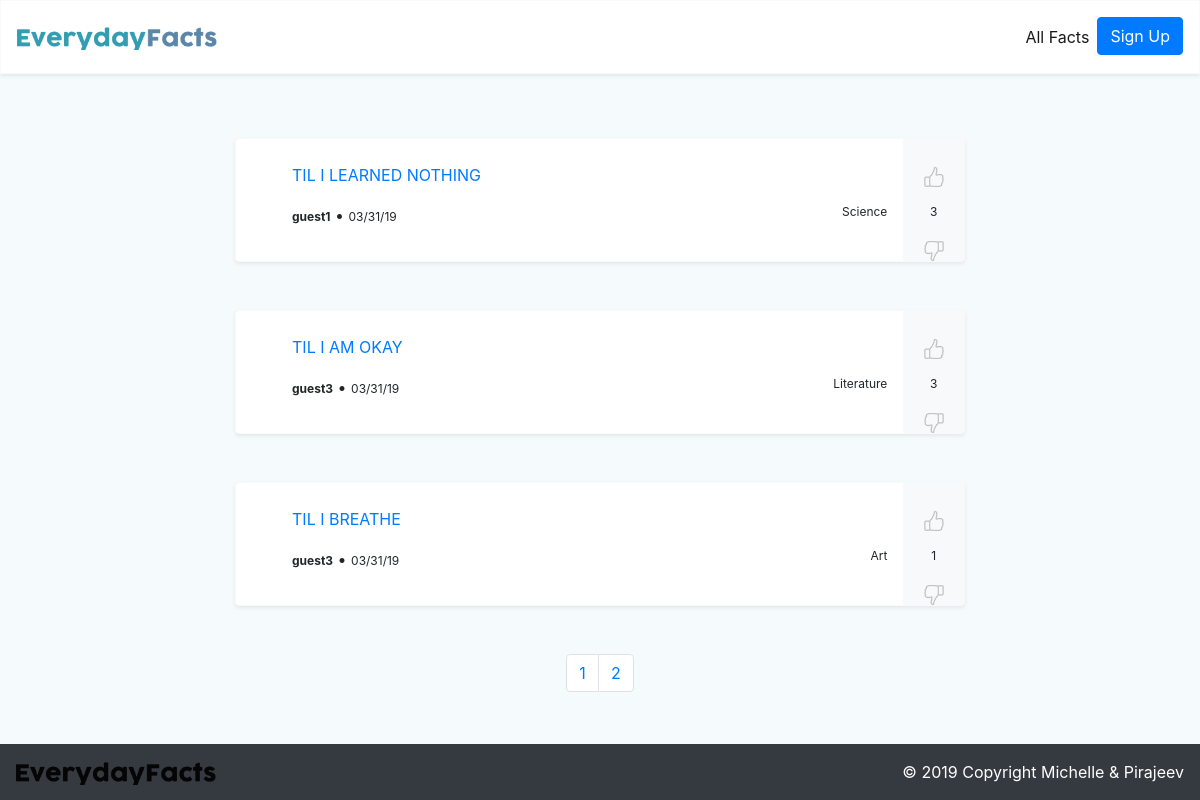
The app's page /, older data.
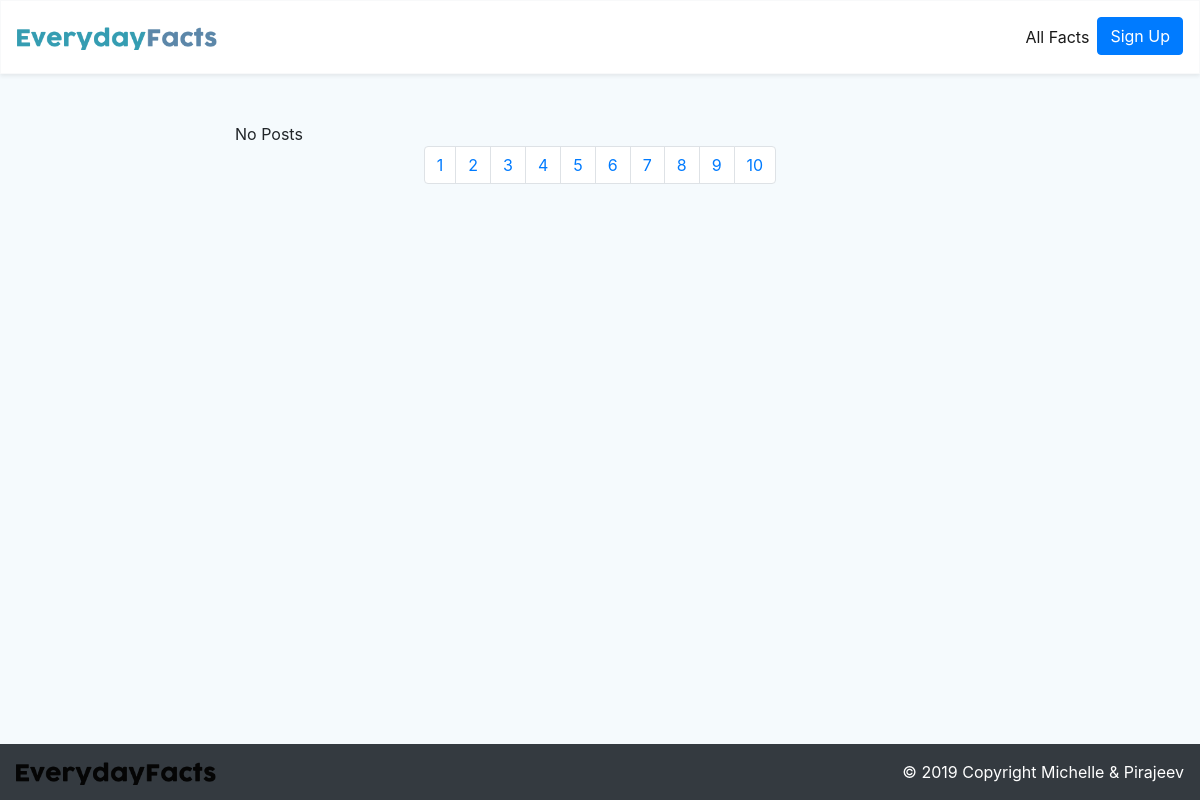
The same page, newer data.
### tables this page shows
CREATE TABLE `Post` (
  `PostID` int(11) NOT NULL,
  `UserID` int(11) DEFAULT NULL,
  `Title` text,
  `PostDate` timestamp NOT NULL DEFAULT CURRENT_TIMESTAMP,
  `CategoryID` int(11) DEFAULT NULL,
  `Content` text NOT NULL
);

CREATE TABLE `Users` (
  `UserID` int(11) NOT NULL,
  `UserName` varchar(50) NOT NULL,
  `Password` varchar(200) NOT NULL,
  `UserDate` timestamp NOT NULL DEFAULT CURRENT_TIMESTAMP,
  `Email` varchar(100) NOT NULL
);

CREATE TABLE `Category` (
  `CategoryID` int(11) NOT NULL,
  `Type` varchar(50) DEFAULT NULL,
  `Image` text NOT NULL
);

### index.php (the view, shortened to what the changed rows need)
<?php
include 'include/header.php';
$results_per_page = 3;
$db = getDB();
if (isset($_GET["page"])) { $page  = $_GET["page"]; } else { $page=1; };
$start_from = ($page-1) * $results_per_page;
$statement = "SELECT u.UserID, p.PostID, u.UserName, p.PostID, p.Title, c.Image, DATE_FORMAT(p.PostDate, '%m/%d/%y') AS 'P', c.Type, SUM(r.Number) as 'RANK'
FROM Rank r
INNER JOIN Post p INNER JOIN Users u
INNER JOIN Category c ON u.UserID = p.UserID
AND p.CategoryID = c.CategoryID AND p.PostID = r.PostID
GROUP BY p.PostID ORDER BY RANK DESC LIMIT $start_from , $results_per_page";
$statement = mysqli_prepare($db, $statement);
mysqli_stmt_execute($statement);
$result = mysqli_stmt_get_result($statement);
?>
<html>
    <body class = "mb-3">
        <div class="container">
            <div class = "row">
                <div class = "col">
                </div>
                <div class = "col-md-8">
                <?php
                        if (mysqli_num_rows($result) > 0) {
                            while($row = mysqli_fetch_array($result)) {
                        ?>
                    <div class="card mt-3 bg-white border border-light shadow-sm mb-5">
                        <div class="row no-gutters">
                            <div class="col-auto p-4">
                            </div>
                            <div class="col">
                                <div class="card-block mt-4 px-2">
                                    <a href="post.php?id=<?php echo $row["PostID"];?>"
                                    class="card-link">
                                    <?php echo $row["Title"]?>
                                    </a>
                                </div>
                                <div class="card-block mr-2 mt-2 px-2 mb-3">
                                    <div class = "mt-3">
                                        <b><p class="card-text d-inline"><?php echo $row["UserName"];?></p></b> •
                                        <p class="card-text d-inline"><?php echo $row["P"];?></p>
                                        <p class="card-text float-right"><?php echo $row["Type"];?></p>
                                    </div>
                                </div>
                            </div>
                            <div class = "col-md-1 text-center bg-light">
                                <div class = "mt-4">
                                    <?php
                                        $data = array(
                                            'id' => $row["PostID"],
                                            'vote' => "1",
                                            'user' => $row["UserID"],
                                        );
                                    ?>
                                    <a href = "updownVote.php?<?php echo http_build_query($data,'', '&');?>">
                                        <img width="20" src="./images/thumb-up.png" class="img-fluid" alt="">
                                    </a>
                                    <p class = "mt-3"><?php echo $row["RANK"]?></p>
                                    <?php
                                        $data2 = array(
                                            'id' => $row["PostID"],
                                            'vote' => "0",
                                            'user' => $row["UserID"],
                                        );
                                    ?>
                                    <a href = "updownVote.php?<?php echo http_build_query($data2,'', '&');?>">
                                        <img width="20" src="./images/thumb-down.png" class="img-fluid" alt="">
                                    </a>
                                </div>
                            </div>
                        </div>
                    </div>
                     <?php
                            }
                        } else {
                            echo ("No Posts");
                        }
                        ?>
                </div>
                <div class = "col">
                </div>
            </div>
            <div class = "row">
                <div class = "col-md-8">
                        <nav>
                        <ul class="pagination justify-content-center">
                            <?php
                                $statement = "SELECT COUNT(p.PostID) AS total FROM Post p";
                                $statement = mysqli_prepare($db, $statement);
                                 mysqli_stmt_execute($statement);
                                 $results = mysqli_stmt_get_result($statement);
                                 if (mysqli_num_rows($results) > 0) {
                                      while($row = mysqli_fetch_array($results)) {
                                         $total_pages = ceil($row["total"] / $results_per_page);
                                          for ($i=1; $i<=$total_pages; $i++) {
                            ?>
                                <li class="page-item">
                                    <a class="page-link" href="index.php?page=<?php echo $i; ?>">
                                        <?php echo $i; ?>
                                    </a>
                                </li>
                            <?php
                                        };
                                    }
                                }
                            ?>
                            </ul>
                            </nav>
                </div>
            </div>
            </div>
        </body>
</html>

Row changes from the older to the newer data that the page shows:
no longer on this page (row edited): post: Title "TIL I LEARNED NOTHING", UserID.UserName "guest1", P "03/31/19", CategoryID.Type "Science", RANK "3"
no longer on this page (row edited): post: Title "TIL I AM OKAY", UserID.UserName "guest3", P "03/31/19", CategoryID.Type "Literature", RANK "3"
no longer on this page (row edited): post: Title "TIL I BREATHE", UserID.UserName "guest3", P "03/31/19", CategoryID.Type "Art", RANK "1"
Text that changed along with them:
text now shown: "No Posts"
new list line: "3 4 5 6 7 8 9 10"
